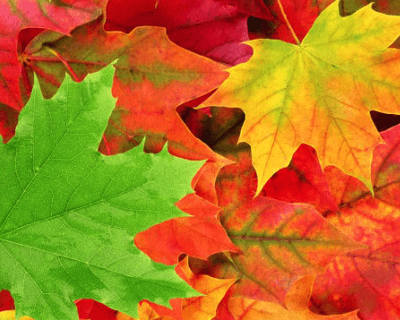
%> input picture fall-leaves.png, 400 x 320 px
$ octave '2A-Linearity and Convolution.m'   (GNU Octave 9; MATLAB toolbox functions it lacks are replaced by stand-ins)
%> lines starting %> are read from the running program, lines starting %| are printed output that depends on the picture
pkg load image;
leaves = imread('fall-leaves.png');
%> leaves is the input picture: size 320x400x3 uint8; mean R, G, B 179.4, 115.6, 30.5
imshow(leaves);

gausian_sigma = 15;
gausian_size = 31;
gausian_filter = fspecial('gaussian', gausian_size, gausian_sigma);

imshow(imfilter(leaves, gausian_filter, 0)) % black
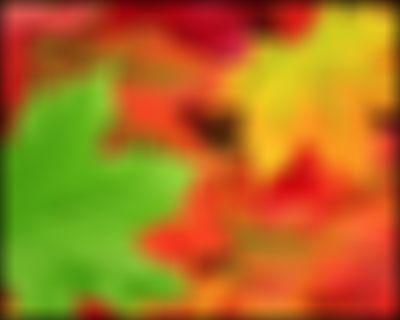
%> displayed picture: size 320x400x3, on the screen's scale of 0 to 255; mean R, G, B 171.8, 112.2, 29.3
imshow(imfilter(leaves, gausian_filter, 'circular')) % wraparound
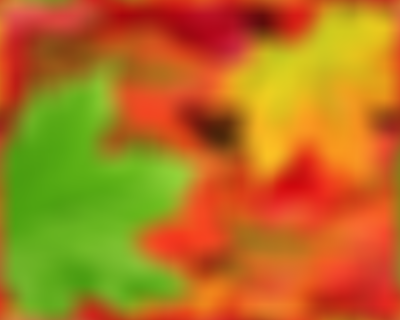
%> displayed picture: size 320x400x3, on the screen's scale of 0 to 255; mean R, G, B 179.4, 115.6, 30.5; mean of the top-left, top-right, bottom-left and bottom-right quarters 97.3, 121.8, 104.8, 110
imshow(imfilter(leaves, gausian_filter, 'replicate')) % copy edge
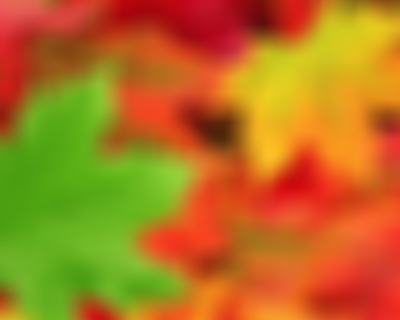
%> displayed picture: size 320x400x3, on the screen's scale of 0 to 255; mean R, G, B 179.4, 115.7, 30.5
imshow(imfilter(leaves, gausian_filter, 'symmetric')) % reflect

$ run again, with bicycle.png copied over fall-leaves.png
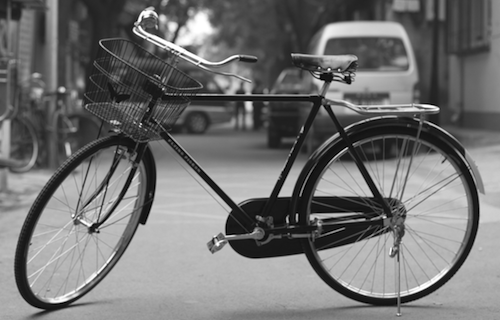
%> input picture bicycle.png, 500 x 320 px
%> leaves is the input picture: size 320x500 uint8; min 0, max 255, mean 114.2
%> `imshow(imfilter(leaves, gausian_filter, 'circular'))`:
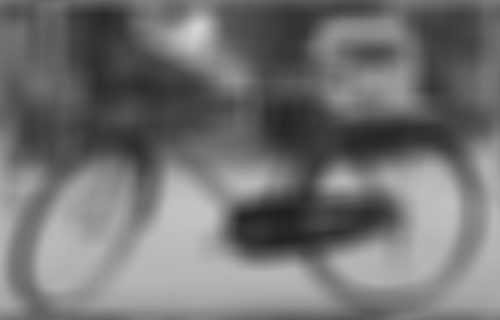
%> displayed picture: size 320x500, on the screen's scale of 0 to 255; min 32, max 212, mean 114.2
%> `imshow(imfilter(leaves, gausian_filter, 'replicate'))`:
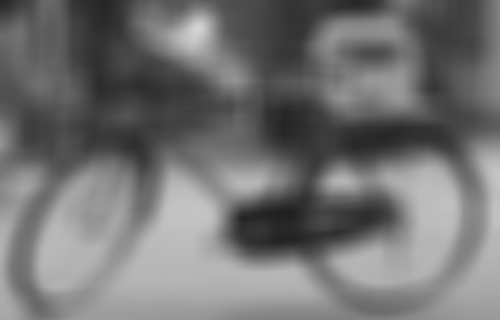
%> displayed picture: size 320x500, on the screen's scale of 0 to 255; min 32, max 212, mean 114.2; mean of the top-left, top-right, bottom-left and bottom-right quarters 86.4, 86.1, 151.6, 132.6

$ run again, with dolphin.png copied over fall-leaves.png
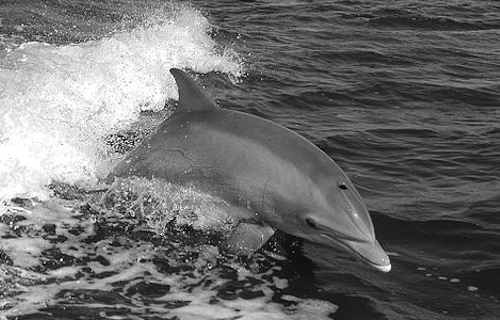
%> input picture dolphin.png, 500 x 320 px
%> leaves is the input picture: size 320x500 uint8; min 0, max 255, mean 109.1
%> `imshow(imfilter(leaves, gausian_filter, 'circular'))`:
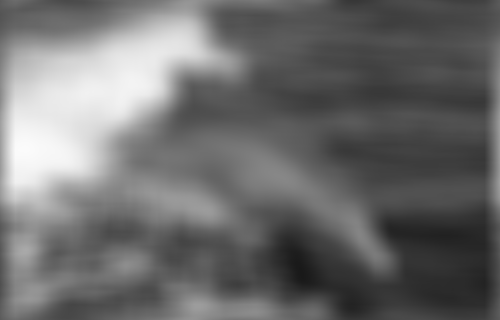
%> displayed picture: size 320x500, on the screen's scale of 0 to 255; min 25, max 251, mean 109.1
%> `imshow(imfilter(leaves, gausian_filter, 'replicate'))`:
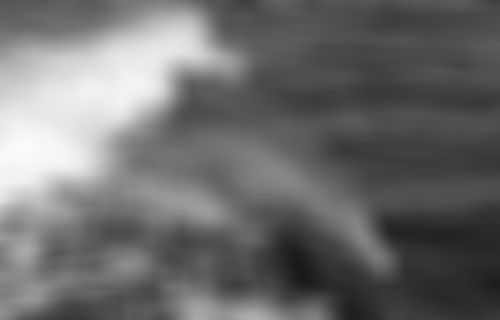
%> displayed picture: size 320x500, on the screen's scale of 0 to 255; min 25, max 251, mean 109
